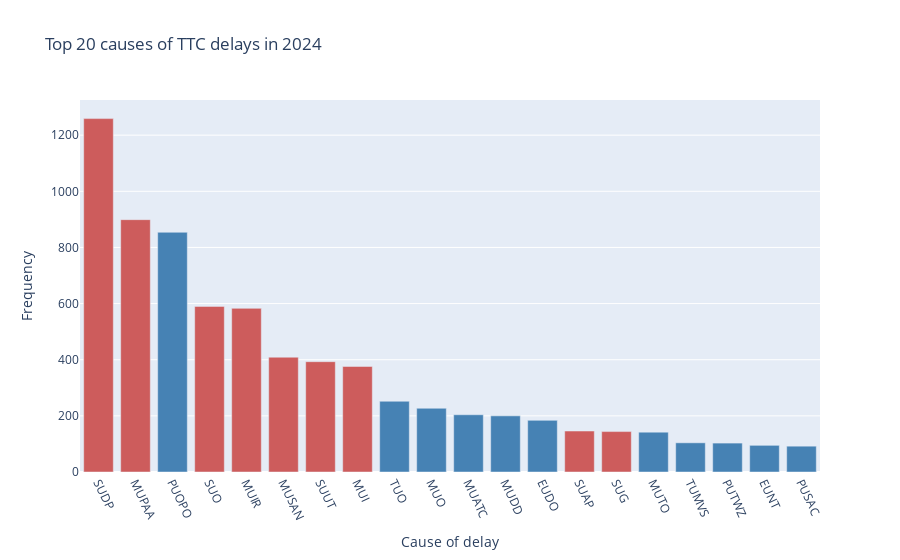

Write notebook code for a chart like this one.
### Code cell
#define a subset that consists of passenger-related causes

passenger_causes = {'SUDP', 'MUPAA', 'SUO', 'MUIR', 'MUSAN','SUUT', 'MUI', 'SUAP', 'SUG'}

# redefining colors for subset

colors = ['indianred' if code in passenger_causes else 'steelblue'
          for code in top20_causes['code']]

#recreating plot integrating this subset

graph = go.Figure()
graph.add_trace(go.Bar(x=top20_causes['code'], 
                       y=top20_causes['count'], 
                       text=hover_text, 
                       textposition='none',
                                              marker_color=colors                       ))

graph.update_layout(
    title = 'Top 20 causes of TTC delays in 2024',
    xaxis_title = 'Cause of delay',
    yaxis_title = 'Frequency',
    xaxis_tickangle=65
)

### Figure 1 — Plotly figure (JSON) as saved in the notebook; plotly's stock layout.template omitted (floating-point values rounded to 4 significant figures)
{"data": [{"marker": {"color": ["indianred", "indianred", "steelblue", "indianred", "indianred", "indianred", "indianred", "indianred", "steelblue", "steelblue", "steelblue", "steelblue", "steelblue", "indianred", "indianred", "steelblue", "steelblue", "steelblue", "steelblue", "steelblue"]}, "text": ["Cause: Disorderly Patron<br>Count: 1259", "Cause: Passenger Assistance Alarm Activated - No Trouble Found<br>Count: 899", "Cause: OPTO (COMMS) Train Door Monitoring<br>Count: 854", "Cause: Passenger Other<br>Count: 590", "Cause: Injured or ill Customer (On Train) - Medical Aid Refused<br>Count: 583", "Cause: Unsanitary Vehicle<br>Count: 409", "Cause: Unauthorized at Track Level<br>Count: 393", "Cause: Injured or ill Customer (On Train) - Transported<br>Count: 376", "Cause: Transportation Department - Other<br>Count: 252", "Cause: Miscellaneous Other<br>Count: 227", "Cause: Automatic Train Control (ATC)  Project<br>Count: 204", "Cause: Door Problems - Debris Related<br>Count: 200", "Cause: Door Problems - Faulty Equipment<br>Count: 184", "Cause: Assault / Patron Involved<br>Count: 146", "Cause: Graffiti / Scratchiti<br>Count: 144", "Cause: Misc. Transportation Other - Employee Non-Chargeable<br>Count: 142", "Cause: Operator Violated Signal<br>Count: 104", "Cause: Work Zone Problems - Track<br>Count: 103", "Cause: Equipment - No Trouble Found<br>Count: 95", "Cause: Signals Axle Counter Block Failure<br>Count: 92"], "textposition": "none", "type": "bar", "x": ["SUDP", "MUPAA", "PUOPO", "SUO", "MUIR", "MUSAN", "SUUT", "MUI", "TUO", "MUO", "MUATC", "MUDD", "EUDO", "SUAP", "SUG", "MUTO", "TUMVS", "PUTWZ", "EUNT", "PUSAC"], "y": [1259, 899, 854, 590, 583, 409, 393, 376, 252, 227, 204, 200, 184, 146, 144, 142, 104, 103, 95, 92]}], "layout": {"title": {"text": "Top 20 causes of TTC delays in 2024"}, "xaxis": {"tickangle": 65, "title": {"text": "Cause of delay"}}, "yaxis": {"title": {"text": "Frequency"}}}}
